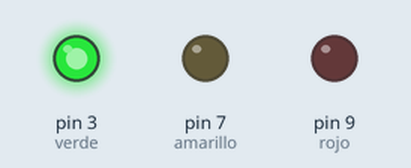
The sketch below on a simulated Arduino Uno, built with avr-gcc and run on an emulated ATmega328P. Shown: output pins drawn as LEDs (lit = HIGH).

Above: at 1.0 s.
At 2.3 s:
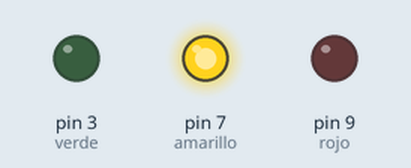
At 3.7 s:
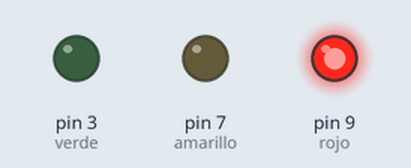
Timing chart, 0 to 7.0 s (numbered marks = the images above):
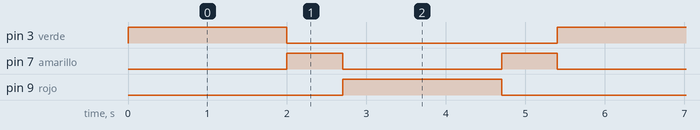

The sketch:

traffic-lights.ino
```cpp
void setup() {
  pinMode(3, OUTPUT);    // verde
  pinMode(7, OUTPUT);    //amarillo
  pinMode(9, OUTPUT);    //rojo
}

void loop() {
  digitalWrite(3, HIGH); // sets the digital pin 13 on
  digitalWrite(7, LOW);  // sets the digital pin 13 off
  digitalWrite(9, LOW);
  delay(2000);
  digitalWrite(7, HIGH); // sets the digital pin 13 on
  digitalWrite(3, LOW);  // sets the digital pin 13 off
  digitalWrite(9, LOW);
  delay(700);
  digitalWrite(9, HIGH); // sets the digital pin 13 on
  digitalWrite(3, LOW);  // sets the digital pin 13 off
  digitalWrite(7, LOW);
  delay(2000);
  digitalWrite(7, HIGH); // sets the digital pin 13 on
  digitalWrite(3, LOW);  // sets the digital pin 13 off
  digitalWrite(9, LOW);
  delay(700);
}
```

Measured:
- by itself, pin 3 (verde), pin 9 (rojo): alternates HIGH for 2.0 s and LOW for 3.4 s
- by itself, pin 7 (amarillo): alternates HIGH for 0.70 s and LOW for 2.0 s
- by itself, everything shown: repeats every 5.4 s, in 4 steps
